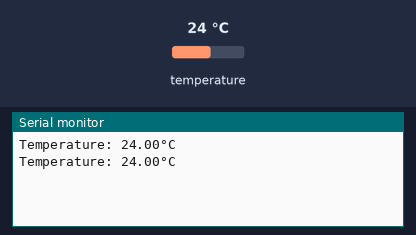
Recording of a sketch running on a simulated Arduino Uno, built with avr-gcc and run on an emulated ATmega328P. On the bench: the last lines printed to the serial monitor. The inputs (shaded band) are chosen by the test bench; at power-on: temperature 24 °C.

Above: at 4.8 s.
4.9 s: temperature set to 12 °C
At 8.0 s:
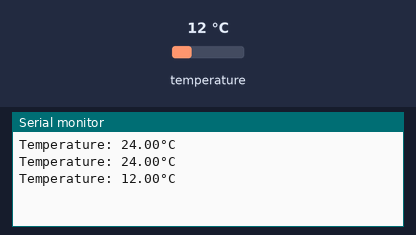
8.5 s: temperature set to 19 °C
At 10.5 s:
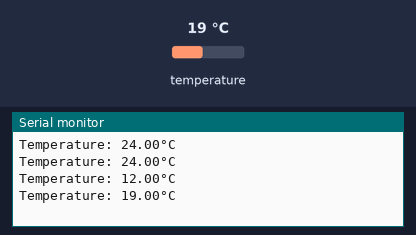
Timing chart, 0 to 12.0 s (numbered marks = the images above; inputs shaded):
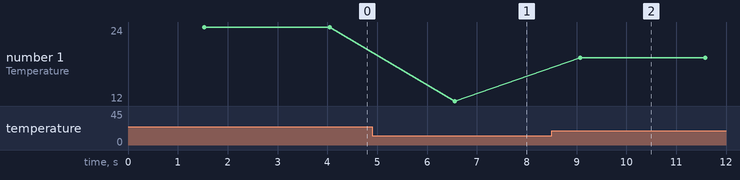

Measured:
- after the input at 4.9 s, the serial monitor: prints a new line after 1.7 s (image 1)
- after the input at 8.5 s, the serial monitor: prints a new line after 0.57 s (image 2)
- plotted number 1: 24 → 12 after the input at 4.9 s, 12 → 19 after the input at 8.5 s

The sketch:

ds18b20.ino
```cpp
#include <OneWire.h>
#include <DallasTemperature.h>

// Data wire is connected to GPIO 4
#define ONE_WIRE_BUS 4

OneWire oneWire(ONE_WIRE_BUS);
DallasTemperature sensors(&oneWire);

void setup(void) {
  Serial.begin(9600);
  sensors.begin();
}

void loop(void) {
   sensors.requestTemperatures();

   delay(750);

   float tempC = sensors.getTempCByIndex(0);
   Serial.print("Temperature: ");
   Serial.print(tempC);
   Serial.println("°C");
   delay(1000);
}
```
